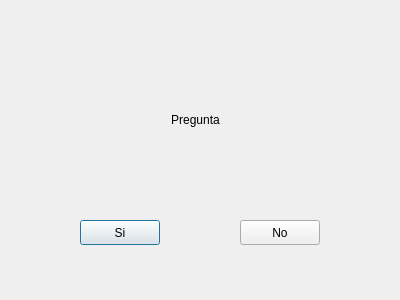
<?xml version="1.0" encoding="UTF-8"?>
<ui version="4.0">
 <class>Partida</class>
 <widget class="QDialog" name="Partida">
  <property name="geometry">
   <rect>
    <x>0</x>
    <y>0</y>
    <width>400</width>
    <height>300</height>
   </rect>
  </property>
  <property name="windowTitle">
   <string>Dialog</string>
  </property>
  <widget class="QLabel" name="lblPregunta">
   <property name="geometry">
    <rect>
     <x>90</x>
     <y>100</y>
     <width>211</width>
     <height>41</height>
    </rect>
   </property>
   <property name="text">
    <string>&lt;html&gt;&lt;head/&gt;&lt;body&gt;&lt;p&gt;Pregunta&lt;/p&gt;&lt;/body&gt;&lt;/html&gt;</string>
   </property>
   <property name="alignment">
    <set>Qt::AlignCenter</set>
   </property>
  </widget>
  <widget class="QPushButton" name="btnSi">
   <property name="geometry">
    <rect>
     <x>80</x>
     <y>220</y>
     <width>80</width>
     <height>25</height>
    </rect>
   </property>
   <property name="text">
    <string>Si</string>
   </property>
  </widget>
  <widget class="QPushButton" name="btnNo">
   <property name="geometry">
    <rect>
     <x>240</x>
     <y>220</y>
     <width>80</width>
     <height>25</height>
    </rect>
   </property>
   <property name="text">
    <string>No</string>
   </property>
  </widget>
 </widget>
 <resources/>
 <connections/>
</ui>
